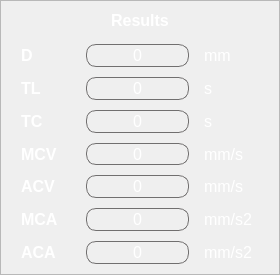
                   <widget class="QFrame" name="frame_perhitungan">
                    <property name="minimumSize">
                     <size>
                      <width>280</width>
                      <height>275</height>
                     </size>
                    </property>
                    <property name="maximumSize">
                     <size>
                      <width>400</width>
                      <height>16777215</height>
                     </size>
                    </property>
                    <property name="frameShape">
                     <enum>QFrame::StyledPanel</enum>
                    </property>
                    <property name="frameShadow">
                     <enum>QFrame::Raised</enum>
                    </property>
                    <layout class="QGridLayout" name="gridLayout_13">
                     <property name="leftMargin">
                      <number>20</number>
                     </property>
                     <property name="topMargin">
                      <number>10</number>
                     </property>
                     <property name="rightMargin">
                      <number>20</number>
                     </property>
                     <property name="bottomMargin">
                      <number>10</number>
                     </property>
                     <property name="horizontalSpacing">
                      <number>15</number>
                     </property>
                     <property name="verticalSpacing">
                      <number>10</number>
                     </property>
                     <item row="1" column="0">
                      <widget class="QLabel" name="label_D">
                       <property name="minimumSize">
                        <size>
                         <width>0</width>
                         <height>0</height>
                        </size>
                       </property>
                       <property name="maximumSize">
                        <size>
                         <width>50</width>
                         <height>16777215</height>
                        </size>
                       </property>
                       <property name="font">
                        <font>
                         <family>Nirmala UI</family>
                         <pointsize>12</pointsize>
                         <weight>75</weight>
                         <bold>true</bold>
                        </font>
                       </property>
                       <property name="styleSheet">
                        <string notr="true">color: rgb(255, 255, 255);</string>
                       </property>
                       <property name="text">
                        <string>D</string>
                       </property>
                      </widget>
                     </item>
                     <item row="1" column="1">
                      <widget class="QLabel" name="hasil_d">
                       <property name="maximumSize">
                        <size>
                         <width>16777215</width>
                         <height>25</height>
                        </size>
                       </property>
                       <property name="font">
                        <font>
                         <family>Nirmala UI</family>
                         <pointsize>12</pointsize>
                        </font>
                       </property>
                       <property name="styleSheet">
                        <string notr="true">border:1px solid #716F6F;
border-radius:10px;
color: rgb(255, 255, 255);</string>
                       </property>
                       <property name="text">
                        <string>0</string>
                       </property>
                       <property name="alignment">
                        <set>Qt::AlignCenter</set>
                       </property>
                      </widget>
                     </item>
                     <item row="1" column="2">
                      <widget class="QLabel" name="label_mm_D">
                       <property name="minimumSize">
                        <size>
                         <width>0</width>
                         <height>0</height>
                        </size>
                       </property>
                       <property name="maximumSize">
                        <size>
                         <width>55</width>
                         <height>16777215</height>
                        </size>
                       </property>
                       <property name="font">
                        <font>
                         <family>Nirmala UI</family>
                         <pointsize>12</pointsize>
                         <weight>50</weight>
                         <bold>false</bold>
                        </font>
                       </property>
                       <property name="styleSheet">
                        <string notr="true">color: rgb(255, 255, 255);</string>
                       </property>
                       <property name="text">
                        <string>mm</string>
                       </property>
                      </widget>
                     </item>
                     <item row="2" column="0">
                      <widget class="QLabel" name="label_TL">
                       <property name="minimumSize">
                        <size>
                         <width>0</width>
                         <height>0</height>
                        </size>
                       </property>
                       <property name="maximumSize">
                        <size>
                         <width>50</width>
                         <height>16777215</height>
                        </size>
                       </property>
                       <property name="font">
                        <font>
                         <family>Nirmala UI</family>
                         <pointsize>12</pointsize>
                         <weight>75</weight>
                         <bold>true</bold>
                        </font>
                       </property>
                       <property name="styleSheet">
                        <string notr="true">color: rgb(255, 255, 255);</string>
                       </property>
                       <property name="text">
                        <string>TL</string>
                       </property>
                      </widget>
                     </item>
                     <item row="2" column="1">
                      <widget class="QLabel" name="hasil_tl">
                       <property name="maximumSize">
                        <size>
                         <width>16777215</width>
                         <height>25</height>
                        </size>
                       </property>
                       <property name="font">
                        <font>
                         <family>Nirmala UI</family>
                         <pointsize>12</pointsize>
                        </font>
                       </property>
                       <property name="styleSheet">
                        <string notr="true">border:1px solid #716F6F;
border-radius:10px;
color: rgb(255, 255, 255);</string>
                       </property>
                       <property name="text">
                        <string>0</string>
                       </property>
                       <property name="alignment">
                        <set>Qt::AlignCenter</set>
                       </property>
                      </widget>
                     </item>
                     <item row="2" column="2">
                      <widget class="QLabel" name="label_s_TL">
                       <property name="minimumSize">
                        <size>
                         <width>0</width>
                         <height>0</height>
                        </size>
                       </property>
                       <property name="maximumSize">
                        <size>
                         <width>55</width>
                         <height>16777215</height>
                        </size>
                       </property>
                       <property name="font">
                        <font>
                         <family>Nirmala UI</family>
                         <pointsize>12</pointsize>
                         <weight>50</weight>
                         <bold>false</bold>
                        </font>
                       </property>
                       <property name="styleSheet">
                        <string notr="true">color: rgb(255, 255, 255);</string>
                       </property>
                       <property name="text">
                        <string>s</string>
                       </property>
                      </widget>
                     </item>
                     <item row="3" column="0">
                      <widget class="QLabel" name="label_TC">
                       <property name="minimumSize">
                        <size>
                         <width>0</width>
                         <height>0</height>
                        </size>
                       </property>
                       <property name="maximumSize">
                        <size>
                         <width>50</width>
                         <height>16777215</height>
                        </size>
                       </property>
                       <property name="font">
                        <font>
                         <family>Nirmala UI</family>
                         <pointsize>12</pointsize>
                         <weight>75</weight>
                         <bold>true</bold>
                        </font>
                       </property>
                       <property name="styleSheet">
                        <string notr="true">color: rgb(255, 255, 255);</string>
                       </property>
                       <property name="text">
                        <string>TC</string>
                       </property>
                      </widget>
                     </item>
                     <item row="3" column="1">
                      <widget class="QLabel" name="hasil_tc">
                       <property name="maximumSize">
                        <size>
                         <width>16777215</width>
                         <height>25</height>
                        </size>
                       </property>
                       <property name="font">
                        <font>
                         <family>Nirmala UI</family>
                         <pointsize>12</pointsize>
                        </font>
                       </property>
                       <property name="styleSheet">
                        <string notr="true">border:1px solid #716F6F;
border-radius:10px;
color: rgb(255, 255, 255);</string>
                       </property>
                       <property name="text">
                        <string>0</string>
                       </property>
                       <property name="alignment">
                        <set>Qt::AlignCenter</set>
                       </property>
                      </widget>
                     </item>
                     <item row="3" column="2">
                      <widget class="QLabel" name="label_s_TC">
                       <property name="minimumSize">
                        <size>
                         <width>0</width>
                         <height>0</height>
                        </size>
                       </property>
                       <property name="maximumSize">
                        <size>
                         <width>55</width>
                         <height>16777215</height>
                        </size>
                       </property>
                       <property name="font">
                        <font>
                         <family>Nirmala UI</family>
                         <pointsize>12</pointsize>
                         <weight>50</weight>
                         <bold>false</bold>
                        </font>
                       </property>
                       <property name="styleSheet">
                        <string notr="true">color: rgb(255, 255, 255);</string>
                       </property>
                       <property name="text">
                        <string>s</string>
                       </property>
                      </widget>
                     </item>
                     <item row="4" column="0">
                      <widget class="QLabel" name="mcv">
                       <property name="minimumSize">
                        <size>
                         <width>0</width>
                         <height>0</height>
                        </size>
                       </property>
                       <property name="maximumSize">
                        <size>
                         <width>50</width>
                         <height>16777215</height>
                        </size>
                       </property>
                       <property name="font">
                        <font>
                         <family>Nirmala UI</family>
                         <pointsize>12</pointsize>
                         <weight>75</weight>
                         <bold>true</bold>
                        </font>
                       </property>
                       <property name="styleSheet">
                        <string notr="true">color: rgb(255, 255, 255);</string>
                       </property>
                       <property name="text">
                        <string>MCV</string>
                       </property>
                      </widget>
                     </item>
                     <item row="4" column="1">
                      <widget class="QLabel" name="hasil_mcv">
                       <property name="maximumSize">
                        <size>
                         <width>16777215</width>
                         <height>25</height>
                        </size>
                       </property>
                       <property name="font">
                        <font>
                         <family>Nirmala UI</family>
                         <pointsize>12</pointsize>
                        </font>
                       </property>
                       <property name="styleSheet">
                        <string notr="true">border:1px solid #716F6F;
border-radius:10px;
color: rgb(255, 255, 255);</string>
                       </property>
                       <property name="text">
                        <string>0</string>
                       </property>
                       <property name="alignment">
                        <set>Qt::AlignCenter</set>
                       </property>
                      </widget>
                     </item>
                     <item row="4" column="2">
                      <widget class="QLabel" name="label_mcv">
                       <property name="minimumSize">
                        <size>
                         <width>0</width>
                         <height>0</height>
                        </size>
                       </property>
                       <property name="maximumSize">
                        <size>
                         <width>55</width>
                         <height>16777215</height>
                        </size>
                       </property>
                       <property name="font">
                        <font>
                         <family>Nirmala UI</family>
                         <pointsize>12</pointsize>
                         <weight>50</weight>
                         <bold>false</bold>
                        </font>
                       </property>
                       <property name="styleSheet">
                        <string notr="true">color: rgb(255, 255, 255);</string>
                       </property>
                       <property name="text">
                        <string>mm/s</string>
                       </property>
                      </widget>
                     </item>
                     <item row="5" column="0">
                      <widget class="QLabel" name="acv">
                       <property name="minimumSize">
                        <size>
                         <width>0</width>
                         <height>0</height>
                        </size>
                       </property>
                       <property name="maximumSize">
                        <size>
                         <width>50</width>
                         <height>16777215</height>
                        </size>
                       </property>
                       <property name="font">
                        <font>
                         <family>Nirmala UI</family>
                         <pointsize>12</pointsize>
                         <weight>75</weight>
                         <bold>true</bold>
                        </font>
                       </property>
                       <property name="styleSheet">
                        <string notr="true">color: rgb(255, 255, 255);</string>
                       </property>
                       <property name="text">
                        <string>ACV</string>
                       </property>
                      </widget>
                     </item>
                     <item row="5" column="1">
                      <widget class="QLabel" name="hasil_acv">
                       <property name="maximumSize">
                        <size>
                         <width>16777215</width>
                         <height>25</height>
                        </size>
                       </property>
                       <property name="font">
                        <font>
                         <family>Nirmala UI</family>
                         <pointsize>12</pointsize>
                        </font>
                       </property>
                       <property name="styleSheet">
                        <string notr="true">border:1px solid #716F6F;
border-radius:10px;
color: rgb(255, 255, 255);</string>
                       </property>
                       <property name="text">
                        <string>0</string>
                       </property>
                       <property name="alignment">
                        <set>Qt::AlignCenter</set>
                       </property>
                      </widget>
                     </item>
                     <item row="5" column="2">
                      <widget class="QLabel" name="label_acv">
                       <property name="minimumSize">
                        <size>
                         <width>0</width>
                         <height>0</height>
                        </size>
                       </property>
                       <property name="maximumSize">
                        <size>
                         <width>55</width>
                         <height>16777215</height>
                        </size>
                       </property>
                       <property name="font">
                        <font>
                         <family>Nirmala UI</family>
                         <pointsize>12</pointsize>
                         <weight>50</weight>
                         <bold>false</bold>
                        </font>
                       </property>
                       <property name="styleSheet">
                        <string notr="true">color: rgb(255, 255, 255);</string>
                       </property>
                       <property name="text">
                        <string>mm/s</string>
                       </property>
                      </widget>
                     </item>
                     <item row="6" column="0">
                      <widget class="QLabel" name="mca">
                       <property name="minimumSize">
                        <size>
                         <width>0</width>
                         <height>0</height>
                        </size>
                       </property>
                       <property name="maximumSize">
                        <size>
                         <width>50</width>
                         <height>16777215</height>
                        </size>
                       </property>
                       <property name="font">
                        <font>
                         <family>Nirmala UI</family>
                         <pointsize>12</pointsize>
                         <weight>75</weight>
                         <bold>true</bold>
                        </font>
                       </property>
                       <property name="styleSheet">
                        <string notr="true">color: rgb(255, 255, 255);</string>
                       </property>
                       <property name="text">
                        <string>MCA</string>
                       </property>
                      </widget>
                     </item>
                     <item row="6" column="1">
                      <widget class="QLabel" name="hasil_mca">
                       <property name="maximumSize">
                        <size>
                         <width>16777215</width>
                         <height>25</height>
                        </size>
                       </property>
                       <property name="font">
                        <font>
                         <family>Nirmala UI</family>
                         <pointsize>12</pointsize>
                        </font>
                       </property>
                       <property name="styleSheet">
                        <string notr="true">border:1px solid #716F6F;
border-radius:10px;
color: rgb(255, 255, 255);</string>
                       </property>
                       <property name="text">
                        <string>0</string>
                       </property>
                       <property name="alignment">
                        <set>Qt::AlignCenter</set>
                       </property>
                      </widget>
                     </item>
                     <item row="6" column="2">
                      <widget class="QLabel" name="label_mca">
                       <property name="minimumSize">
                        <size>
                         <width>0</width>
                         <height>0</height>
                        </size>
                       </property>
                       <property name="maximumSize">
                        <size>
                         <width>55</width>
                         <height>60</height>
                        </size>
                       </property>
                       <property name="font">
                        <font>
                         <family>Nirmala UI</family>
                         <pointsize>12</pointsize>
                         <weight>50</weight>
                         <bold>false</bold>
                        </font>
                       </property>
                       <property name="styleSheet">
                        <string notr="true">color: rgb(255, 255, 255);</string>
                       </property>
                       <property name="text">
                        <string>mm/s2 </string>
                       </property>
                      </widget>
                     </item>
                     <item row="7" column="0">
                      <widget class="QLabel" name="aca">
                       <property name="minimumSize">
                        <size>
                         <width>0</width>
                         <height>0</height>
                        </size>
                       </property>
                       <property name="maximumSize">
                        <size>
                         <width>50</width>
                         <height>16777215</height>
                        </size>
                       </property>
                       <property name="font">
                        <font>
                         <family>Nirmala UI</family>
                         <pointsize>12</pointsize>
                         <weight>75</weight>
                         <bold>true</bold>
                        </font>
                       </property>
                       <property name="styleSheet">
                        <string notr="true">color: rgb(255, 255, 255);</string>
                       </property>
                       <property name="text">
                        <string>ACA</string>
                       </property>
                      </widget>
                     </item>
                     <item row="7" column="1">
                      <widget class="QLabel" name="hasil_aca">
                       <property name="maximumSize">
                        <size>
                         <width>16777215</width>
                         <height>25</height>
                        </size>
                       </property>
                       <property name="font">
                        <font>
                         <family>Nirmala UI</family>
                         <pointsize>12</pointsize>
                        </font>
                       </property>
                       <property name="layoutDirection">
                        <enum>Qt::LeftToRight</enum>
                       </property>
                       <property name="styleSheet">
                        <string notr="true">border:1px solid #716F6F;
border-radius:10px;
color: rgb(255, 255, 255);</string>
                       </property>
                       <property name="text">
                        <string>0</string>
                       </property>
                       <property name="alignment">
                        <set>Qt::AlignCenter</set>
                       </property>
                      </widget>
                     </item>
                     <item row="7" column="2">
                      <widget class="QLabel" name="label_aca">
                       <property name="minimumSize">
                        <size>
                         <width>0</width>
                         <height>0</height>
                        </size>
                       </property>
                       <property name="maximumSize">
                        <size>
                         <width>55</width>
                         <height>16777215</height>
                        </size>
                       </property>
                       <property name="font">
                        <font>
                         <family>Nirmala UI</family>
                         <pointsize>12</pointsize>
                         <weight>50</weight>
                         <bold>false</bold>
                        </font>
                       </property>
                       <property name="styleSheet">
                        <string notr="true">color: rgb(255, 255, 255);</string>
                       </property>
                       <property name="text">
                        <string>mm/s2</string>
                       </property>
                      </widget>
                     </item>
                     <item row="0" column="0" colspan="3">
                      <widget class="QLabel" name="perhitungan">
                       <property name="maximumSize">
                        <size>
                         <width>16777215</width>
                         <height>25</height>
                        </size>
                       </property>
                       <property name="font">
                        <font>
                         <family>Nirmala UI</family>
                         <pointsize>12</pointsize>
                         <weight>75</weight>
                         <bold>true</bold>
                        </font>
                       </property>
                       <property name="styleSheet">
                        <string notr="true">color: rgb(255, 255, 255);</string>
                       </property>
                       <property name="text">
                        <string>Results</string>
                       </property>
                       <property name="alignment">
                        <set>Qt::AlignHCenter|Qt::AlignTop</set>
                       </property>
                      </widget>
                     </item>
                    </layout>
                   </widget>
